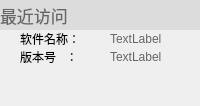
                <widget class="QWidget" name="widget_14" native="true">
                 <property name="sizePolicy">
                  <sizepolicy hsizetype="Expanding" vsizetype="Expanding">
                   <horstretch>0</horstretch>
                   <verstretch>0</verstretch>
                  </sizepolicy>
                 </property>
                 <layout class="QGridLayout" name="gridLayout_51">
                  <property name="leftMargin">
                   <number>0</number>
                  </property>
                  <property name="topMargin">
                   <number>0</number>
                  </property>
                  <property name="rightMargin">
                   <number>0</number>
                  </property>
                  <property name="bottomMargin">
                   <number>0</number>
                  </property>
                  <property name="spacing">
                   <number>0</number>
                  </property>
                  <item row="1" column="2">
                   <widget class="QLabel" name="label_286">
                    <property name="sizePolicy">
                     <sizepolicy hsizetype="Expanding" vsizetype="Expanding">
                      <horstretch>0</horstretch>
                      <verstretch>0</verstretch>
                     </sizepolicy>
                    </property>
                    <property name="palette">
                     <palette>
                      <active>
                       <colorrole role="WindowText">
                        <brush brushstyle="SolidPattern">
                         <color alpha="255">
                          <red>101</red>
                          <green>101</green>
                          <blue>101</blue>
                         </color>
                        </brush>
                       </colorrole>
                      </active>
                      <inactive>
                       <colorrole role="WindowText">
                        <brush brushstyle="SolidPattern">
                         <color alpha="255">
                          <red>101</red>
                          <green>101</green>
                          <blue>101</blue>
                         </color>
                        </brush>
                       </colorrole>
                      </inactive>
                      <disabled>
                       <colorrole role="WindowText">
                        <brush brushstyle="SolidPattern">
                         <color alpha="255">
                          <red>120</red>
                          <green>120</green>
                          <blue>120</blue>
                         </color>
                        </brush>
                       </colorrole>
                      </disabled>
                     </palette>
                    </property>
                    <property name="text">
                     <string>TextLabel</string>
                    </property>
                   </widget>
                  </item>
                  <item row="1" column="1">
                   <widget class="QLabel" name="label_287">
                    <property name="sizePolicy">
                     <sizepolicy hsizetype="Expanding" vsizetype="Expanding">
                      <horstretch>0</horstretch>
                      <verstretch>0</verstretch>
                     </sizepolicy>
                    </property>
                    <property name="text">
                     <string>软件名称：</string>
                    </property>
                   </widget>
                  </item>
                  <item row="0" column="0" colspan="3">
                   <widget class="QLabel" name="label_288">
                    <property name="sizePolicy">
                     <sizepolicy hsizetype="Expanding" vsizetype="Expanding">
                      <horstretch>0</horstretch>
                      <verstretch>0</verstretch>
                     </sizepolicy>
                    </property>
                    <property name="minimumSize">
                     <size>
                      <width>0</width>
                      <height>30</height>
                     </size>
                    </property>
                    <property name="maximumSize">
                     <size>
                      <width>16777215</width>
                      <height>60</height>
                     </size>
                    </property>
                    <property name="palette">
                     <palette>
                      <active>
                       <colorrole role="WindowText">
                        <brush brushstyle="SolidPattern">
                         <color alpha="255">
                          <red>101</red>
                          <green>101</green>
                          <blue>101</blue>
                         </color>
                        </brush>
                       </colorrole>
                       <colorrole role="Text">
                        <brush brushstyle="SolidPattern">
                         <color alpha="255">
                          <red>123</red>
                          <green>123</green>
                          <blue>123</blue>
                         </color>
                        </brush>
                       </colorrole>
                       <colorrole role="Base">
                        <brush brushstyle="SolidPattern">
                         <color alpha="255">
                          <red>255</red>
                          <green>255</green>
                          <blue>255</blue>
                         </color>
                        </brush>
                       </colorrole>
                       <colorrole role="Window">
                        <brush brushstyle="SolidPattern">
                         <color alpha="255">
                          <red>220</red>
                          <green>220</green>
                          <blue>220</blue>
                         </color>
                        </brush>
                       </colorrole>
                      </active>
                      <inactive>
                       <colorrole role="WindowText">
                        <brush brushstyle="SolidPattern">
                         <color alpha="255">
                          <red>101</red>
                          <green>101</green>
                          <blue>101</blue>
                         </color>
                        </brush>
                       </colorrole>
                       <colorrole role="Text">
                        <brush brushstyle="SolidPattern">
                         <color alpha="255">
                          <red>123</red>
                          <green>123</green>
                          <blue>123</blue>
                         </color>
                        </brush>
                       </colorrole>
                       <colorrole role="Base">
                        <brush brushstyle="SolidPattern">
                         <color alpha="255">
                          <red>255</red>
                          <green>255</green>
                          <blue>255</blue>
                         </color>
                        </brush>
                       </colorrole>
                       <colorrole role="Window">
                        <brush brushstyle="SolidPattern">
                         <color alpha="255">
                          <red>220</red>
                          <green>220</green>
                          <blue>220</blue>
                         </color>
                        </brush>
                       </colorrole>
                      </inactive>
                      <disabled>
                       <colorrole role="WindowText">
                        <brush brushstyle="SolidPattern">
                         <color alpha="255">
                          <red>120</red>
                          <green>120</green>
                          <blue>120</blue>
                         </color>
                        </brush>
                       </colorrole>
                       <colorrole role="Text">
                        <brush brushstyle="SolidPattern">
                         <color alpha="255">
                          <red>120</red>
                          <green>120</green>
                          <blue>120</blue>
                         </color>
                        </brush>
                       </colorrole>
                       <colorrole role="Base">
                        <brush brushstyle="SolidPattern">
                         <color alpha="255">
                          <red>220</red>
                          <green>220</green>
                          <blue>220</blue>
                         </color>
                        </brush>
                       </colorrole>
                       <colorrole role="Window">
                        <brush brushstyle="SolidPattern">
                         <color alpha="255">
                          <red>220</red>
                          <green>220</green>
                          <blue>220</blue>
                         </color>
                        </brush>
                       </colorrole>
                      </disabled>
                     </palette>
                    </property>
                    <property name="font">
                     <font>
                      <pointsize>13</pointsize>
                     </font>
                    </property>
                    <property name="autoFillBackground">
                     <bool>true</bool>
                    </property>
                    <property name="text">
                     <string>最近访问</string>
                    </property>
                    <property name="alignment">
                     <set>Qt::AlignLeading|Qt::AlignLeft|Qt::AlignVCenter</set>
                    </property>
                    <property name="wordWrap">
                     <bool>false</bool>
                    </property>
                    <property name="margin">
                     <number>5</number>
                    </property>
                   </widget>
                  </item>
                  <item row="2" column="2">
                   <widget class="QLabel" name="label_289">
                    <property name="sizePolicy">
                     <sizepolicy hsizetype="Expanding" vsizetype="Expanding">
                      <horstretch>0</horstretch>
                      <verstretch>0</verstretch>
                     </sizepolicy>
                    </property>
                    <property name="palette">
                     <palette>
                      <active>
                       <colorrole role="WindowText">
                        <brush brushstyle="SolidPattern">
                         <color alpha="255">
                          <red>101</red>
                          <green>101</green>
                          <blue>101</blue>
                         </color>
                        </brush>
                       </colorrole>
                      </active>
                      <inactive>
                       <colorrole role="WindowText">
                        <brush brushstyle="SolidPattern">
                         <color alpha="255">
                          <red>101</red>
                          <green>101</green>
                          <blue>101</blue>
                         </color>
                        </brush>
                       </colorrole>
                      </inactive>
                      <disabled>
                       <colorrole role="WindowText">
                        <brush brushstyle="SolidPattern">
                         <color alpha="255">
                          <red>120</red>
                          <green>120</green>
                          <blue>120</blue>
                         </color>
                        </brush>
                       </colorrole>
                      </disabled>
                     </palette>
                    </property>
                    <property name="text">
                     <string>TextLabel</string>
                    </property>
                   </widget>
                  </item>
                  <item row="1" column="0" rowspan="2">
                   <widget class="QLabel" name="label_24">
                    <property name="sizePolicy">
                     <sizepolicy hsizetype="Expanding" vsizetype="Expanding">
                      <horstretch>0</horstretch>
                      <verstretch>0</verstretch>
                     </sizepolicy>
                    </property>
                    <property name="minimumSize">
                     <size>
                      <width>20</width>
                      <height>0</height>
                     </size>
                    </property>
                    <property name="maximumSize">
                     <size>
                      <width>20</width>
                      <height>16777215</height>
                     </size>
                    </property>
                    <property name="text">
                     <string/>
                    </property>
                   </widget>
                  </item>
                  <item row="2" column="1">
                   <widget class="QLabel" name="label_290">
                    <property name="sizePolicy">
                     <sizepolicy hsizetype="Expanding" vsizetype="Expanding">
                      <horstretch>0</horstretch>
                      <verstretch>0</verstretch>
                     </sizepolicy>
                    </property>
                    <property name="text">
                     <string>版本号   ：</string>
                    </property>
                   </widget>
                  </item>
                  <item row="3" column="0" colspan="3">
                   <spacer name="verticalSpacer_94">
                    <property name="orientation">
                     <enum>Qt::Vertical</enum>
                    </property>
                    <property name="sizeHint" stdset="0">
                     <size>
                      <width>20</width>
                      <height>40</height>
                     </size>
                    </property>
                   </spacer>
                  </item>
                 </layout>
                </widget>
